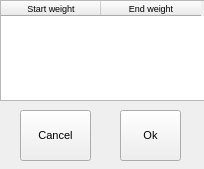
<?xml version="1.0" encoding="UTF-8"?>
<ui version="4.0">
 <class>weight_form</class>
 <widget class="QMainWindow" name="weight_form">
  <property name="geometry">
   <rect>
    <x>0</x>
    <y>0</y>
    <width>204</width>
    <height>169</height>
   </rect>
  </property>
  <property name="sizePolicy">
   <sizepolicy hsizetype="Fixed" vsizetype="Fixed">
    <horstretch>0</horstretch>
    <verstretch>0</verstretch>
   </sizepolicy>
  </property>
  <property name="font">
   <font>
    <pointsize>8</pointsize>
   </font>
  </property>
  <property name="windowTitle">
   <string>Weight</string>
  </property>
  <widget class="QWidget" name="centralwidget">
   <widget class="QTableWidget" name="table_weight">
    <property name="geometry">
     <rect>
      <x>0</x>
      <y>0</y>
      <width>211</width>
      <height>101</height>
     </rect>
    </property>
    <property name="font">
     <font>
      <pointsize>7</pointsize>
     </font>
    </property>
    <attribute name="horizontalHeaderDefaultSectionSize">
     <number>100</number>
    </attribute>
    <attribute name="verticalHeaderVisible">
     <bool>false</bool>
    </attribute>
    <column>
     <property name="text">
      <string>Start weight</string>
     </property>
    </column>
    <column>
     <property name="text">
      <string>End weight</string>
     </property>
    </column>
   </widget>
   <widget class="QPushButton" name="btn_cancel">
    <property name="geometry">
     <rect>
      <x>20</x>
      <y>110</y>
      <width>71</width>
      <height>51</height>
     </rect>
    </property>
    <property name="text">
     <string>Cancel</string>
    </property>
   </widget>
   <widget class="QPushButton" name="btn_ok">
    <property name="geometry">
     <rect>
      <x>120</x>
      <y>110</y>
      <width>61</width>
      <height>51</height>
     </rect>
    </property>
    <property name="text">
     <string>Ok</string>
    </property>
   </widget>
  </widget>
 </widget>
 <resources/>
 <connections/>
</ui>
